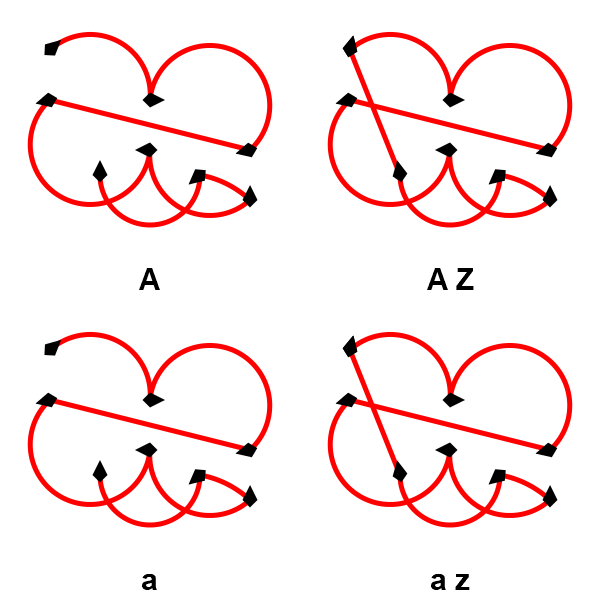
#> input picture sahara/node_vertices_tests/arcs-agc-main.png, 600 x 600 px
$ python -i image.py   (imports and definitions only)
#> lines starting #> are read from the running program, lines starting #| are printed output that depends on the picture
#> further down, picture is the input picture: PIL image 600x600 RGB; mean R, G, B 250.4, 234.6, 234.6
"""
Images manager.

"""

import os.path
from io import BytesIO

from PIL import Image, ImageOps

from ..helpers.coordinates import node_format, preserve_ratio, size
from .parser import Tree
from .surface import cairo
from .url import parse_url

# [4 lines that did not run here, left out]


# [90 lines left out: function image, not called in this run]


def invert_image(img):
    """Invert the colors of an image."""
    *rgb, a = img.convert('RGBA').split()
#> a: PIL image 600x600 L; every value is 255
#> rgb = 3 items
    return Image.merge('RGBA', (*map(ImageOps.invert, rgb), a))
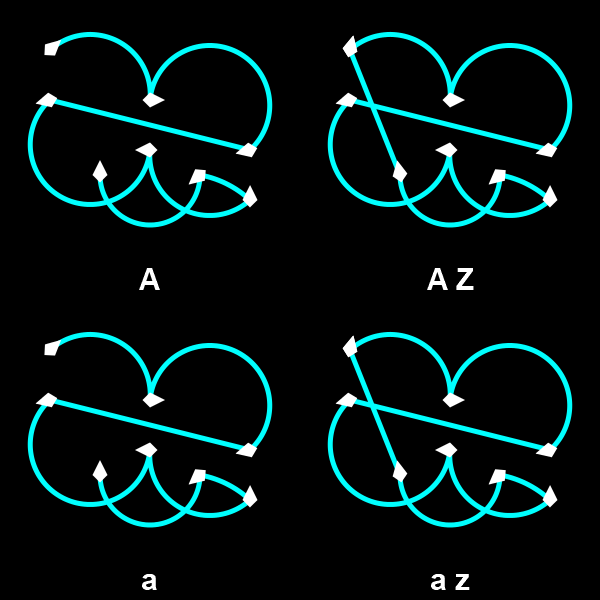
#> returned value: PIL image 600x600 RGBA; mean R, G, B, A 4.6, 20.4, 20.4, 255

>>> from PIL import Image
>>> picture = Image.open('../../sahara/node_vertices_tests/arcs-agc-main.png')
>>> result = invert_image(picture)
